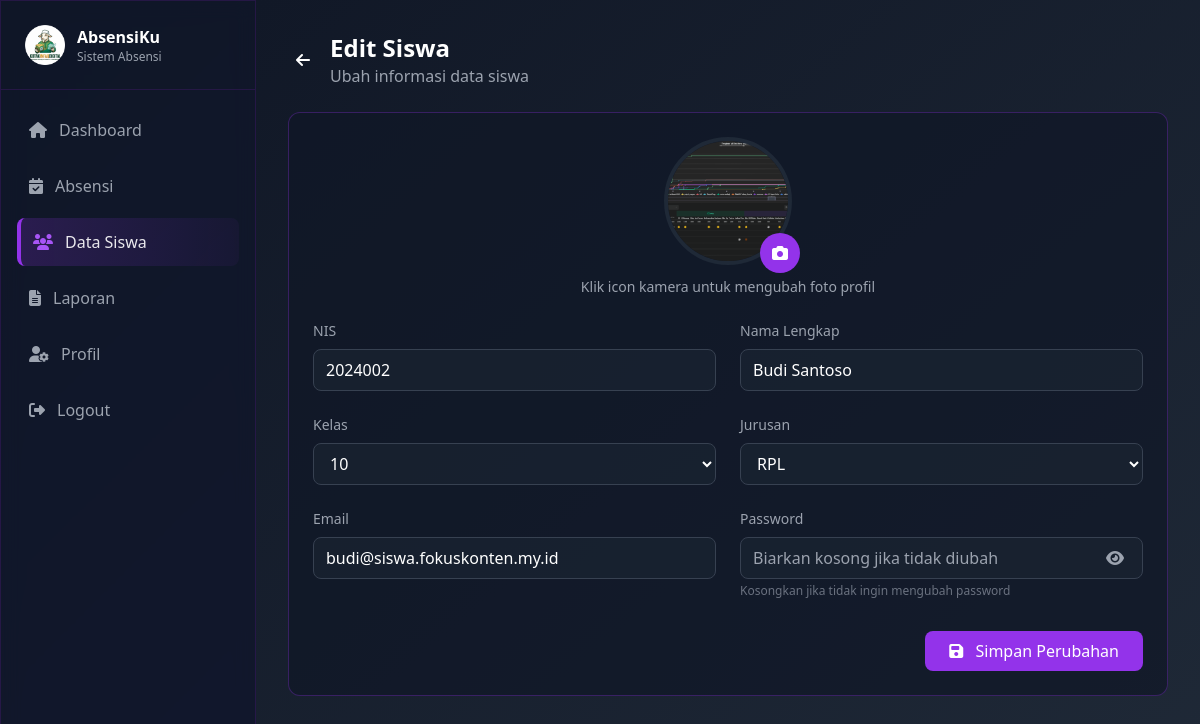
The page /SOURCE_CODE_APLIKASI/admin/siswa/edit.php?id=2 (signed in) on the database its author committed.
### tables this page shows
CREATE TABLE `siswa` (
  `id` int(11) NOT NULL AUTO_INCREMENT,
  `nis` varchar(20) NOT NULL,
  `nama_lengkap` varchar(100) NOT NULL,
  `kelas` enum('10','11','12') NOT NULL,
  `jurusan` enum('RPL','DKV','AK','BR','MP') NOT NULL,
  `email` varchar(100) NOT NULL,
  `password` varchar(255) NOT NULL,
  `foto_profil` varchar(255) DEFAULT 'assets/default/photo-profile.png',
  `created_at` timestamp NOT NULL DEFAULT current_timestamp(),
  `updated_at` timestamp NOT NULL DEFAULT current_timestamp() ON UPDATE current_timestamp(),
  PRIMARY KEY (`id`),
  UNIQUE KEY `nis` (`nis`),
  UNIQUE KEY `email` (`email`)
);

### SOURCE_CODE_APLIKASI/admin/siswa/edit.php (the view, shortened to what this page needs)
<?php
require_once '../../config/database.php';
$id = $_GET['id'];
$sql = "SELECT * FROM siswa WHERE id = :id";
$stmt = $conn->prepare($sql);
$stmt->execute(['id' => $id]);
$siswa = $stmt->fetch(PDO::FETCH_ASSOC);
?>
<!DOCTYPE html>
<html lang="en">
<head>
    <script src="https://cdn.tailwindcss.com"></script>
    <link rel="stylesheet" href="https://cdnjs.cloudflare.com/ajax/libs/font-awesome/6.4.2/css/all.min.css">
</head>
<body class="min-h-screen text-white bg-fixed">
    <aside id="sidebar" class="fixed top-0 left-0 h-screen w-64 glass-effect border-r border-purple-900/30 z-50 sidebar-transition -translate-x-full lg:translate-x-0">
        <div class="flex items-center justify-between p-4 lg:p-6 border-b border-purple-900/30">
            <div class="flex items-center gap-3">
                <img src="../../assets/default/logo.png" alt="AbsensiKu" class="h-8 lg:h-10 w-auto">
                <div>
                    <h1 class="font-semibold text-sm lg:text-base">AbsensiKu</h1>
                    <p class="text-xs text-gray-400">Sistem Absensi</p>
                </div>
            </div>
        </div>
        <nav class="p-4 space-y-2 overflow-y-auto no-scrollbar" style="max-height: calc(100vh - 76px);">
            <a href="../dashboard/" class="flex items-center gap-3 text-gray-400 p-3 rounded-lg hover:bg-purple-500/10 transition-colors">
                <i class="fas fa-home"></i>
                <span>Dashboard</span>
            </a>
            <a href="../absensi/" class="flex items-center gap-3 text-gray-400 p-3 rounded-lg hover:bg-purple-500/10 transition-colors">
                <i class="fas fa-calendar-check"></i>
                <span>Absensi</span>
            </a>
            <a href="index.php" class="flex items-center gap-3 text-white/90 p-3 rounded-lg menu-active">
                <i class="fas fa-users text-purple-500"></i>
                <span>Data Siswa</span>
            </a>
            <a href="../laporan/" class="flex items-center gap-3 text-gray-400 p-3 rounded-lg hover:bg-purple-500/10 transition-colors">
                <i class="fas fa-file-alt"></i>
                <span>Laporan</span>
            </a>
            <a href="../profil/" class="flex items-center gap-3 text-gray-400 p-3 rounded-lg hover:bg-purple-500/10 transition-colors">
                <i class="fas fa-user-cog"></i>
                <span>Profil</span>
            </a>
            <a href="../logout.php" class="flex items-center gap-3 text-gray-400 p-3 rounded-lg hover:bg-red-500/10 hover:text-red-500 transition-colors mt-10">
                <i class="fas fa-sign-out-alt"></i>
                <span>Logout</span>
            </a>
        </nav>
    </aside>
    <main class="lg:ml-64 min-h-screen bg-gradient-to-br from-gray-900 to-gray-800 transition-all duration-300">
        <div class="p-4 lg:p-8">
            <div class="max-w-4xl mx-auto animate-fade-in">
                <div class="flex items-center mb-6">
                    <a href="detail.php?id=<?= $id ?>" class="mr-3 p-2 rounded-full hover:bg-gray-800/60 transition-colors">
                        <i class="fas fa-arrow-left"></i>
                    </a>
                    <div>
                        <h1 class="text-xl md:text-2xl font-bold">Edit Siswa</h1>
                        <p class="text-sm md:text-base text-gray-400">Ubah informasi data siswa</p>
                    </div>
                </div>
                <div class="glass-effect rounded-xl p-4 md:p-6 mb-6">
                    <form method="POST" enctype="multipart/form-data">
                        <div class="mb-6 text-center">
                            <div class="relative w-28 h-28 md:w-32 md:h-32 mx-auto">
                                <img id="preview-image" src="../../<?= $siswa['foto_profil'] ?>"
                                    alt="Profile" class="w-28 h-28 md:w-32 md:h-32 object-cover rounded-full border-4 border-gray-800">
                                <label for="foto_profil" class="absolute -bottom-2 -right-2 bg-purple-600 hover:bg-purple-700 rounded-full w-9 h-9 md:w-10 md:h-10 flex items-center justify-center cursor-pointer transition-colors profile-upload">
                                    <i class="fas fa-camera"></i>
                                </label>
                            </div>
                            <p class="text-xs md:text-sm text-gray-400 mt-3">Klik icon kamera untuk mengubah foto profil</p>
                        </div>
                        <div class="grid grid-cols-1 md:grid-cols-2 gap-4 md:gap-6">
                            <div class="mb-2 md:mb-0">
                                <label for="nis" class="block text-sm text-gray-400 mb-2">NIS</label>
                                <input type="text" id="nis" name="nis" value="<?= htmlspecialchars($siswa['nis']) ?>" required
                                    class="w-full bg-gray-800/50 border border-gray-700 rounded-lg px-3 py-3 md:py-2 text-white focus:outline-none focus:border-purple-500 touch-target">
                            </div>
                            <div class="mb-2 md:mb-0">
                                <label for="nama_lengkap" class="block text-sm text-gray-400 mb-2">Nama Lengkap</label>
                                <input type="text" id="nama_lengkap" name="nama_lengkap" value="<?= htmlspecialchars($siswa['nama_lengkap']) ?>" required
                                    class="w-full bg-gray-800/50 border border-gray-700 rounded-lg px-3 py-3 md:py-2 text-white focus:outline-none focus:border-purple-500 touch-target">
                            </div>
                            <div class="mb-2 md:mb-0">
                                <label for="kelas" class="block text-sm text-gray-400 mb-2">Kelas</label>
                                <select id="kelas" name="kelas" required
                                    class="w-full bg-gray-800/50 border border-gray-700 rounded-lg px-3 py-3 md:py-2 text-white focus:outline-none focus:border-purple-500 touch-target">
                                    <option value="10" <?= $siswa['kelas'] === '10' ? 'selected' : '' ?>>10</option>
                                </select>
                            </div>
                            <div class="mb-2 md:mb-0">
                                <label for="jurusan" class="block text-sm text-gray-400 mb-2">Jurusan</label>
                                <select id="jurusan" name="jurusan" required
                                    class="w-full bg-gray-800/50 border border-gray-700 rounded-lg px-3 py-3 md:py-2 text-white focus:outline-none focus:border-purple-500 touch-target">
                                    <option value="RPL" <?= $siswa['jurusan'] === 'RPL' ? 'selected' : '' ?>>RPL</option>
                                </select>
                            </div>
                            <div class="mb-2 md:mb-0">
                                <label for="email" class="block text-sm text-gray-400 mb-2">Email</label>
                                <input type="email" id="email" name="email" value="<?= htmlspecialchars($siswa['email']) ?>" required
                                    class="w-full bg-gray-800/50 border border-gray-700 rounded-lg px-3 py-3 md:py-2 text-white focus:outline-none focus:border-purple-500 touch-target">
                            </div>
                            <div class="mb-2 md:mb-0">
                                <label for="password" class="block text-sm text-gray-400 mb-2">Password</label>
                                <div class="relative">
                                    <input type="password" id="password" name="password" placeholder="Biarkan kosong jika tidak diubah"
                                        class="w-full bg-gray-800/50 border border-gray-700 rounded-lg px-3 py-3 md:py-2 pr-10 text-white focus:outline-none focus:border-purple-500 touch-target">
                                    <button type="button" onclick="togglePassword()" class="absolute right-3 top-1/2 -translate-y-1/2 text-gray-400 w-8 h-8 flex items-center justify-center">
                                        <i class="fas fa-eye" id="password-toggle-icon"></i>
                                    </button>
                                </div>
                                <p class="text-xs text-gray-500 mt-1">Kosongkan jika tidak ingin mengubah password</p>
                            </div>
                        </div>
                        <div class="flex justify-end mt-6 md:mt-8">
                            <button type="submit" class="w-full md:w-auto px-6 py-3 md:py-2 bg-purple-600 hover:bg-purple-700 text-white rounded-lg transition-colors font-medium">
                                <i class="fas fa-save mr-2"></i> Simpan Perubahan
                            </button>
                        </div>
                    </form>
                </div>
            </div>
        </div>
    </main>
</body>
</html>

### SOURCE_CODE_APLIKASI/admin/siswa/edit.php (style rules this page uses)
.glass-effect { background: rgba(17, 24, 39, 0.7); backdrop-filter: blur(10px); border: 1px solid rgba(147, 51, 234, 0.3); }
body { background: linear-gradient(135deg, #0F172A 0%, #1E1B4B 100%); }
.menu-active { background: linear-gradient(to right, rgba(147, 51, 234, 0.2), rgba(147, 51, 234, 0.05)); border-left: 4px solid #9333ea; }
.sidebar-transition { transition: transform 0.3s ease-in-out; }
.no-scrollbar { -ms-overflow-style: none; scrollbar-width: none; }
.animate-fade-in { animation: fadeIn 0.3s ease forwards; }
.profile-upload { transition: all 0.2s ease; }

### rows shown on the page
siswa: foto_profil (picture), nis "2024002", nama_lengkap "Budi Santoso", kelas "10", jurusan "RPL", email "budi@siswa.fokuskonten.my.id"
